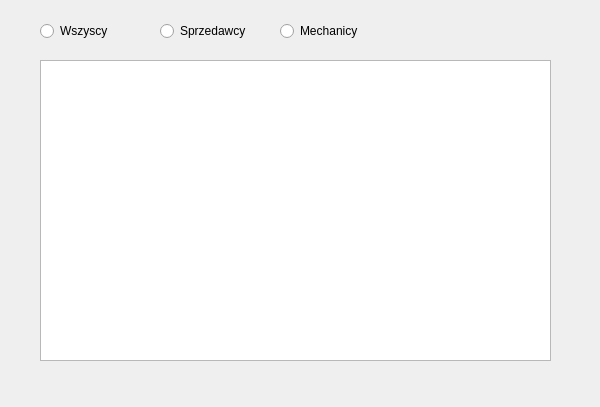
<?xml version="1.0" encoding="UTF-8"?>
<ui version="4.0">
 <class>ShowPersonnelWindow</class>
 <widget class="QDialog" name="ShowPersonnelWindow">
  <property name="geometry">
   <rect>
    <x>0</x>
    <y>0</y>
    <width>600</width>
    <height>407</height>
   </rect>
  </property>
  <property name="windowTitle">
   <string>Dialog</string>
  </property>
  <widget class="QListWidget" name="listaPersonnel">
   <property name="geometry">
    <rect>
     <x>40</x>
     <y>60</y>
     <width>511</width>
     <height>301</height>
    </rect>
   </property>
  </widget>
  <widget class="QRadioButton" name="radioWszyscy">
   <property name="geometry">
    <rect>
     <x>40</x>
     <y>20</y>
     <width>100</width>
     <height>22</height>
    </rect>
   </property>
   <property name="text">
    <string>Wszyscy</string>
   </property>
  </widget>
  <widget class="QRadioButton" name="radioSprzedawca">
   <property name="geometry">
    <rect>
     <x>160</x>
     <y>20</y>
     <width>100</width>
     <height>22</height>
    </rect>
   </property>
   <property name="text">
    <string>Sprzedawcy</string>
   </property>
  </widget>
  <widget class="QRadioButton" name="radioMechanik">
   <property name="geometry">
    <rect>
     <x>280</x>
     <y>20</y>
     <width>100</width>
     <height>22</height>
    </rect>
   </property>
   <property name="text">
    <string>Mechanicy</string>
   </property>
  </widget>
 </widget>
 <resources/>
 <connections/>
</ui>
